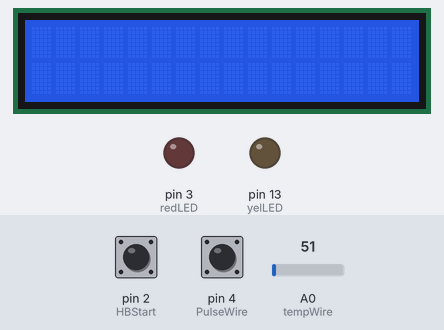
A sketch run on a simulated Arduino Uno, built with avr-gcc and run on an emulated ATmega328P. Parts: 16×2 character LCD, output pins drawn as LEDs (lit = HIGH). Dashed ring = blinking. Inputs (shaded band) come from the test bench; at power-on: pin 2 (HBStart) HIGH, A0 (tempWire) = 51, pin 4 (PulseWire) LOW. The modem accepts every AT command (registered, SIM ready, sends succeed) and sends nothing else; what the sketch prints to the serial monitor is not drawn.

Above: at 1.2 s.
1.3 s: pin 2 (HBStart) pulled LOW for 0.15 s
4.4 s: A0 (tempWire) set to 67
At 5.8 s:
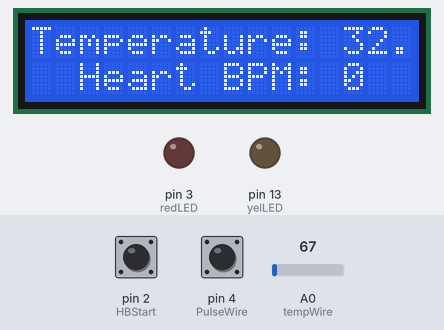
6.3 s: A0 (tempWire) set to 84
7.8 s: pin 2 (HBStart) pulled LOW for 1 s
At 11.7 s:
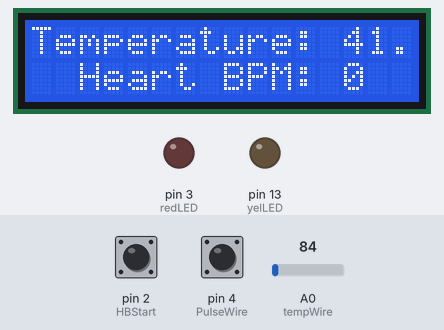
11.8 s: pin 2 (HBStart) pulled LOW for 3.2 s
At 16.08 s:
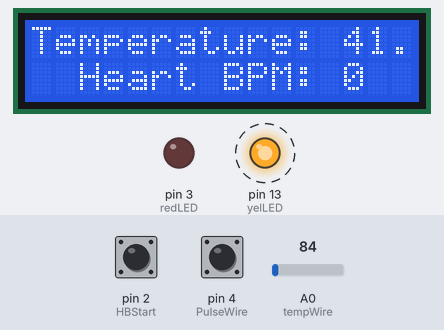
Timing chart, 0 to 17.8 s (numbered marks = the images above; inputs shaded):
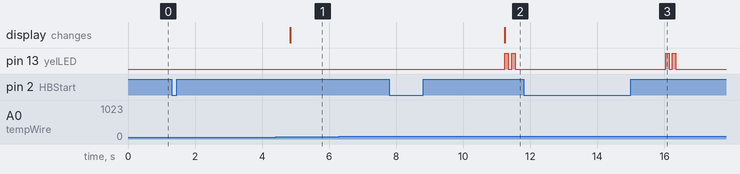

Measured:
- after the input at 1.3 s, every drawn part: stays the same
- after the input at 4.4 s, the display: changes after 0.44 s (image 1)
- after the input at 6.3 s, every drawn part: stays the same
- after the input at 7.8 s, pin 13 (yelLED): alternates HIGH for 0.10 s and LOW for 0.10 s, starting after 3.4 s; the display: changes after 3.4 s (image 2)
- after the input at 11.8 s, pin 13 (yelLED): alternates HIGH for 0.10 s and LOW for 0.10 s, 4 changes in all, then stays LOW, starting after 4.2 s

The sketch:

HeartRateSensing.ino
```cpp
#include <SoftwareSerial.h>
#include <Wire.h>
#include <LiquidCrystal_I2C.h>

#include <TimerOne.h>
#include <GSM.h>

const int redLED = 3;              //Indiacates Elivated Heart Rate
const int yelLED = 13;             //Indicated Elevated Body Temparature

const int PulseWire = 4;   //Heart Rate input port
const int tempWire = A0;   //Body Temperature input port

int HBStart = 2;                //Press Button @ Digital Pin 2 to start Hearbeat measurement
int HBStartCheck = 0;           //Flag indicating the begining of measurement
int HBCheck = 0;                //Flag inidicating if check has been requested or not

int HBperMin = 0;               //Initial value of BPM
int HBCount = 0;                // Beat Counter

int TimeinSec = 0;              //Timer

float normalTemp = 37;          //Normal Values
float bodyTempMeas = 0;

LiquidCrystal_I2C lcd(0x20,16,2);   //LCD Object
SoftwareSerial sim8001(0,1);

void setup() {

 pinMode(PulseWire, INPUT);
 pinMode(HBStart, INPUT_PULLUP);

 pinMode(redLED,OUTPUT);
 pinMode(yelLED,OUTPUT);

 Timer1.initialize(800000);
 Timer1.attachInterrupt( timerIsr );

 lcd.begin(16,2);
 sim8001.begin(9600);
 Serial.begin(9600);
}

void loop() {

  //Body Temparature
  bodyTempMeas = getTemp(tempWire);

  //Heart Rate and Printing
  if(digitalRead(HBStart) == LOW)
  {
     HBStartCheck = 1;
  }
  if(HBStartCheck == 1)
  {
    lcd.backlight();
    Serial.println("Calculating...");

    if((digitalRead(PulseWire) == HIGH) && (HBCheck == 0))
    {
      HBCount = HBCount + 1;
      HBCheck = 1;

    }

    if((digitalRead(PulseWire) == LOW) && (HBCheck == 1))
    {
      HBCheck = 0;
    }

    if(TimeinSec == 5)
    {
      HBperMin = HBCount * 12;
      HBStartCheck = 0;
      HBCount = 0;
      TimeinSec = 0;

      lcd.clear();
      lcd.print("Temperature: ");
      lcd.setCursor(13, 0);   //Column, Row
      lcd.print(bodyTempMeas);
      lcd.setCursor(2, 1);
      lcd.print("Heart BPM: ");
      lcd.setCursor(13, 1);
      lcd.print(HBperMin);

      if (HBperMin > 90)
      {
          blink(redLED);
          SendSMS_BPM();
          if(sim8001.available())  {
            Serial.write(sim8001.read());
          }
      }

      //2
      if (bodyTempMeas > normalTemp)
      {
        blink(yelLED);
        SendSMS_Temp();
        if(sim8001.available())  {
        Serial.write(sim8001.read());
        }
      }


     }
  }
}

void timerIsr()
{
  if(HBStartCheck == 1)
  {
    TimeinSec = TimeinSec + 1;
  }
}

// LED Blinking
void blink(int pin)
{
  for (int i=0; i<2; i++)
  {
    digitalWrite(pin,HIGH);
    delay(100);
    digitalWrite(pin,LOW);
    delay(100);
  }
}

// Body Temperature Measurement
float getTemp(int tempWire)
{

  float val = analogRead(tempWire);
  //Serial.println(tempWire);
  float bodyTemp = (val*500)/1023;
  return  bodyTemp;
}

//Sending Alert
void SendSMS_Temp()
{
  Serial.println("Sending sms...");
  sim8001.print("AT+CMGF=1");                      //Setting to SMS Mode
  delay(100);
  sim8001.print("AT+CMGS=\"+919036751497\"\r");      //Get Number
  delay(100);
  sim8001.println("YOU HAVE HIGH TEMPARATURE\r");        //SMS          <---  THE LINE
  delay(100);
  sim8001.print((char)26);                           //Datasheet Requirement
  Serial.println("Text Sent : YOU HAVE HIGH TEMPARATURE");
  delay(100);
}

void SendSMS_BPM()
{
  Serial.println("Sending sms...");
  sim8001.print("AT+CMGF=1\r");
  delay(100);
  sim8001.print("AT+CMGS=\"+919036751497\"\r");
  delay(100);
  sim8001.print("YOUR HEART IS UNDER STRESS, CALM DOWN!\r");
  delay(100);
  sim8001.print((char)26);                           //Datasheet Requirement
  sim8001.println();
  Serial.println("Text Sent : YOUR HEART IS UNDER STRESS, CALM DOWN! ");
  delay(100);
}
```
